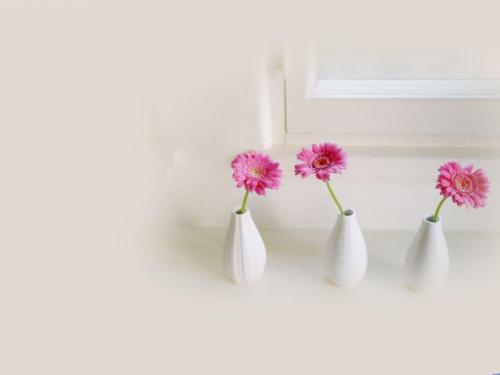
#> input picture src/ch3/flower.jpg, 500 x 375 px
$ python '直方分布图.py'   (older library calls are emulated)
#> lines starting #> are read from the running program, lines starting #| are printed output that depends on the picture
#> further down, src is the input picture: shape (375, 500, 3); mean B, G, R 205.1, 209.1, 219.2
import cv2 as cv
import numpy as np

from matplotlib import pyplot as plt
#%matplotlib inline

def plot_demo(image):
    plt.hist(image.ravel(), 256, [0, 256]) #image.ravel()#ravel函数功能是将多维数组降为一维数组,统计各个bin的频次，256：bin的个数，[0, 256]：范围
    plt.show("直方图") #和OpenCV中的想要的直方图不同
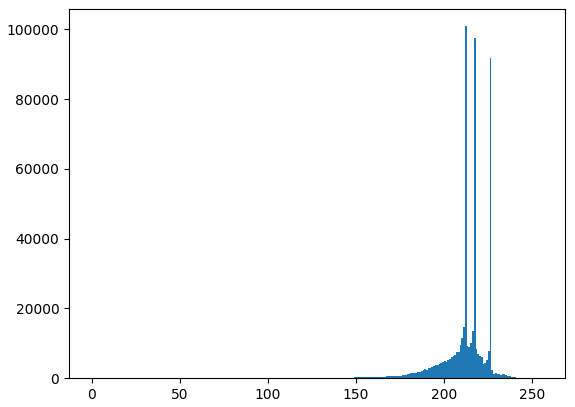
#> figure drawn by matplotlib, 1 panel; tallest bar 100868 high, from x = 212 to 213
"""
画灰度图直方图:

绘图都可以调用matplotlib.pyplot库来进行，其中的hist函数可以直接绘制直方图。

plt.hist(arr, bins=50, normed=1, facecolor='green', alpha=0.75)

hist的参数非常多，但常用的就这五个，只有第一个是必须的，后面四个可选

arr: 需要计算直方图的一维数组

bins: 直方图的柱数，可选项，默认为10

normed: 是否将得到的直方图向量归一化。默认为0

range参数表示箱子的下限和上限。即横坐标显示的范围，范围之外的将被舍弃
"""

def image_hist(image):
    color = ('blue', 'green', 'red')  #图像三通道
    temp=1
    for i, color in enumerate(color):
        hist = cv.calcHist([image], [i], None, [256], [0, 256]) #绘制各个通道的直方图
        plt.subplot(31*10+temp)
        temp+=1
        plt.plot(hist, color=color) #定义线的颜色
        plt.xlim([0, 256]) #x轴的范围
#> after the loop, temp = 4
    plt.show()
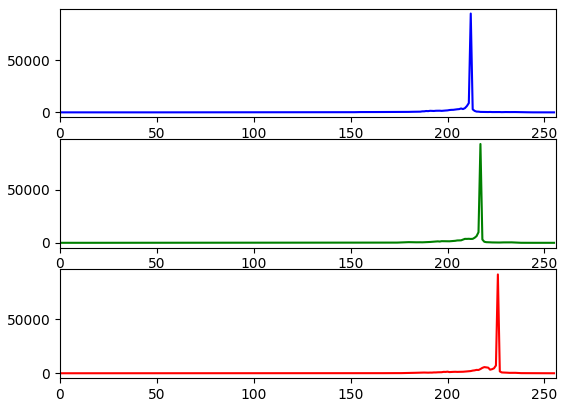
#> figure drawn by matplotlib, 3 panels; panel 1: curve peaks at x = 212, y = 95196; panel 2: curve peaks at x = 217, y = 93211; panel 3: curve peaks at x = 226, y = 91068
"""
calcHist(images, channels, mask, histSize, ranges[, hist[, accumulate]])
images参数表示输入图像，传入时应该用中括号[ ]括起来

channels参数表示传入图像的通道，如果是灰度图像，那就不用说了，只有一个通道，值为0，
如果是彩色图像（有3个通道），那么值为0,1,2,中选择一个，对应着BGR各个通道。这个值也得用[ ]传入。

mask参数表示掩膜图像。如果统计整幅图，那么为None。
主要是如果要统计部分图的直方图，就得构造相应的掩膜来计算。

histSize参数表示灰度级的个数，需要中括号，比如[256]

ranges参数表示像素值的范围，通常[0,256]。此外，假如channels为[0,1],ranges为[0,256,0,180],
则代表0通道范围是0-256,1通道范围0-180。

hist参数表示计算出来的直方图。

"""


src = cv.imread("flower.jpg")
cv.namedWindow("input image")
cv.imshow("input image", src)
plot_demo(src)
image_hist(src)
cv.waitKey(0)

cv.destroyAllWindows()
